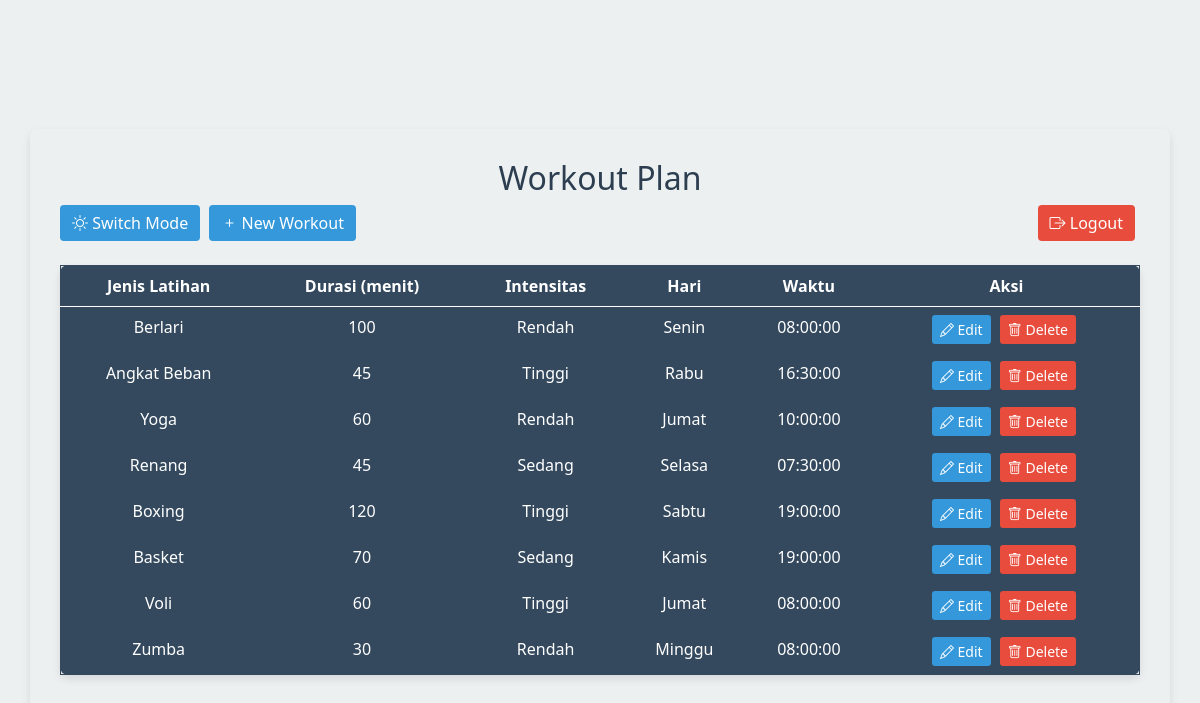
/index.php (signed in), run on the app's committed database.
### tables this page shows
CREATE TABLE `exercise_schedule` (
  `id` int(11) NOT NULL,
  `jenis_latihan` varchar(255) NOT NULL,
  `durasi` int(11) NOT NULL,
  `intensitas` varchar(50) NOT NULL,
  `hari` varchar(50) NOT NULL,
  `waktu` time NOT NULL,
  `created_at` timestamp NOT NULL DEFAULT current_timestamp(),
  `updated_at` timestamp NOT NULL DEFAULT current_timestamp() ON UPDATE current_timestamp()
);

### index.php (the view, shortened to what this page needs)
<!DOCTYPE html>
<html lang="en">
<head>
    <link href="https://cdn.jsdelivr.net/npm/bootstrap-icons@1.11.0/font/bootstrap-icons.css" rel="stylesheet">
    <link href="https://cdn.jsdelivr.net/npm/bootstrap@5.0.2/dist/css/bootstrap.min.css" rel="stylesheet">
</head>
<body>
    <div class="container">
        <h2>Workout Plan</h2>
        <form method="post" action="">
            <button type="submit" name="logout" class="btn btn-danger float-end">
                <i class="bi bi-box-arrow-right"></i> Logout
            </button>
        </form>
        <button onclick="toggleDarkMode()" class="btn btn-primary">
            <i class="bi bi-brightness-high"></i> Switch Mode
        </button>
        <a href="/create.php" class="btn btn-primary">
            <i class="bi bi-plus"></i> New Workout
        </a>
        <table class="table mt-4">
            <thead>
                <tr>
                    <th>Jenis Latihan</th>
                    <th>Durasi (menit)</th>
                    <th>Intensitas</th>
                    <th>Hari</th>
                    <th>Waktu</th>
                    <th>Aksi</th>
                </tr>
            </thead>
            <tbody class='<?php echo isset($_COOKIE['darkMode']) && $_COOKIE['darkMode'] === 'enabled' ? "dark-mode" : "light-mode"; ?>'>
                <?php
                $servername = "localhost";
                $username = "id21684061_jatming";
                $password = "@Workoutplanner123";
                $database = "id21684061_workout_planner";
                $connection = new mysqli($servername, $username, $password, $database);
                $sql = "SELECT * FROM exercise_schedule";
                $result = $connection->query($sql);
                while ($row = $result->fetch_assoc()) {
                    echo "
                    <tr>
                        <td>$row[jenis_latihan]</td>
                        <td>$row[durasi]</td>
                        <td>$row[intensitas]</td>
                        <td>$row[hari]</td>
                        <td>$row[waktu]</td>
                        <td>
                            <a href='/edit.php?id=$row[id]' class='btn btn-primary btn-sm'>
                                <i class='bi bi-pencil'></i> Edit
                            </a>
                            <a href='/delete.php?id=$row[id]' class='btn btn-danger btn-sm'>
                                <i class='bi bi-trash'></i> Delete
                            </a>
                        </td>
                    </tr>
                    ";
                }
                ?>
            </tbody>
        </table>
    </div>
</body>
</html>

### index.php (style rules this page uses)
body { display: flex; align-items: center; justify-content: center; height: 100vh; flex-direction: column; transition: background-color 0.5s, color 0.5s; }
.container { margin-top: 50px; padding: 30px; border-radius: 8px; box-shadow: 0 4px 8px rgba(0, 0, 0, 0.1); transition: background-color 0.5s; }
h2 { text-align: center; }
.btn-primary { background-color: #3498db; border: none; }
.btn-danger { background-color: #e74c3c; border: none; }
table { width: 100%; border-collapse: collapse; margin-top: 20px; border-radius: 8px; box-shadow: 0 4px 8px rgba(0, 0, 0, 0.1); transition: background-color 0.5s; background-color: #34495e; }
tr { color: #ffffff; }
th, td { border: 1px solid #34495e; padding: 12px; text-align: center; }
tbody tr { transition: background-color 0.5s, color 0.5s; }
.btn-primary, .btn-danger, a { margin-right: 5px; color: #ffffff; }
body.light-mode { background-color: #ecf0f1; color: #2c3e50; }

### data on the page
exercise_schedule: jenis_latihan "Berlari", durasi "100", intensitas "Rendah", hari "Senin", waktu "08:00:00"
exercise_schedule: jenis_latihan "Angkat Beban", durasi "45", intensitas "Tinggi", hari "Rabu", waktu "16:30:00"
exercise_schedule: jenis_latihan "Yoga", durasi "60", intensitas "Rendah", hari "Jumat", waktu "10:00:00"
exercise_schedule: jenis_latihan "Renang", durasi "45", intensitas "Sedang", hari "Selasa", waktu "07:30:00"
exercise_schedule: jenis_latihan "Boxing", durasi "120", intensitas "Tinggi", hari "Sabtu", waktu "19:00:00"
exercise_schedule: jenis_latihan "Basket", durasi "70", intensitas "Sedang", hari "Kamis", waktu "19:00:00"
exercise_schedule: jenis_latihan "Voli", durasi "60", intensitas "Tinggi", hari "Jumat", waktu "08:00:00"
exercise_schedule: jenis_latihan "Zumba", durasi "30", intensitas "Rendah", hari "Minggu", waktu "08:00:00"
